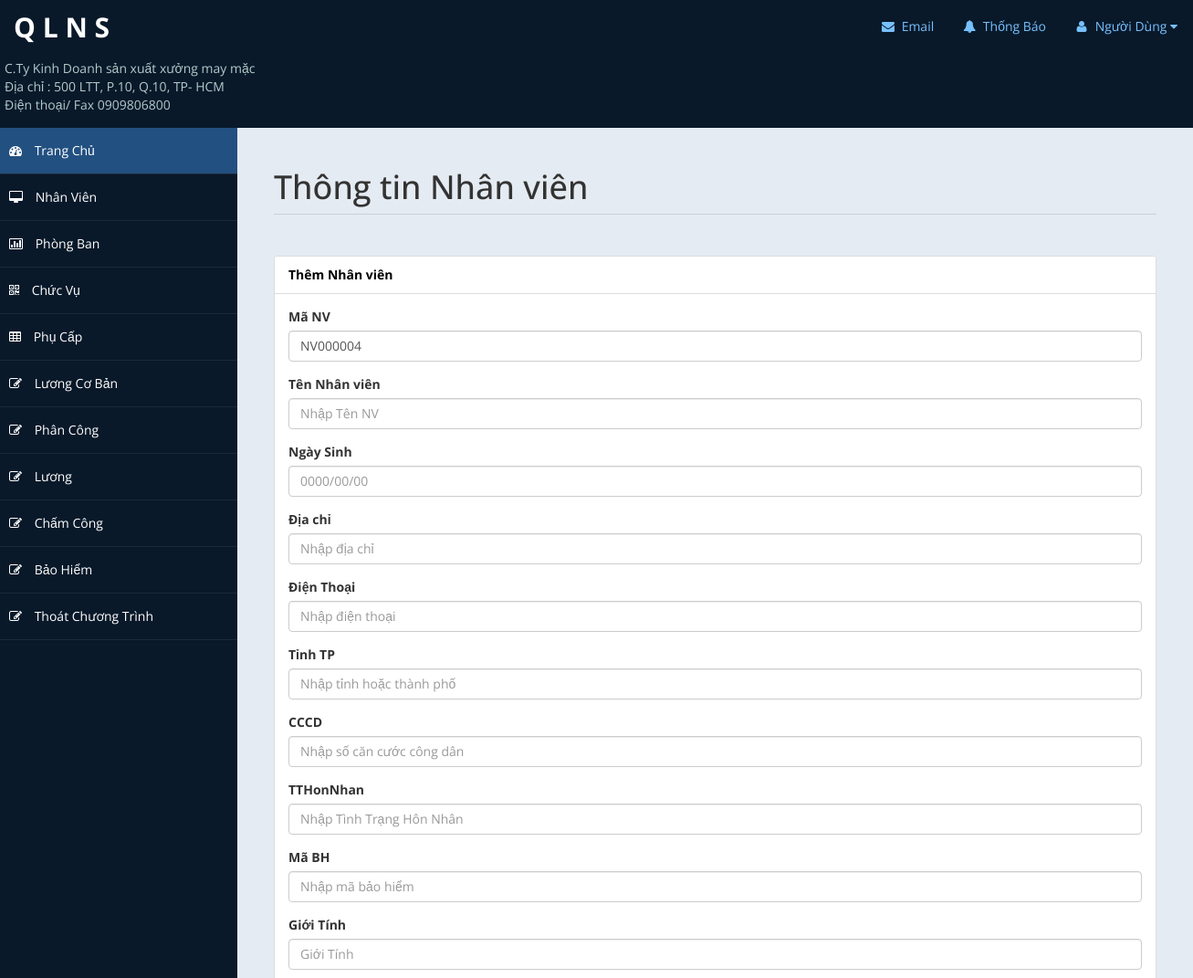
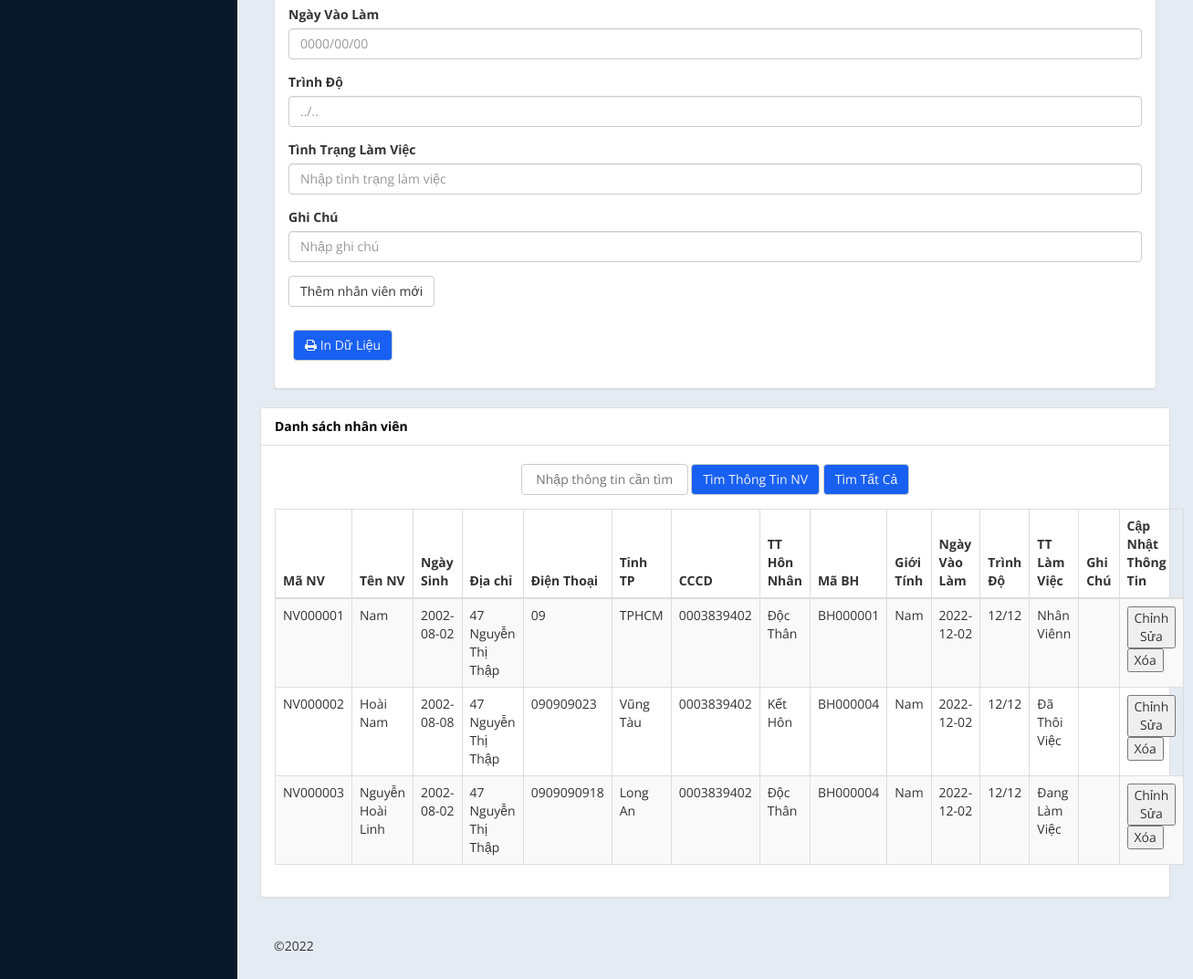
Screenshot of /admin/dsnhanvien.php with the database file from the repository (2 pictures, top to bottom).
### tables this page shows
CREATE TABLE `nhanvien` (
  `MaNV` char(20) NOT NULL,
  `TenNV` varchar(30) DEFAULT NULL,
  `NgaySinh` date NOT NULL,
  `DiaChi` varchar(50) NOT NULL,
  `TinhTP` varchar(50) NOT NULL,
  `DienThoai` char(10) NOT NULL,
  `Fax` varchar(50) NOT NULL,
  `CCCD` char(50) NOT NULL,
  `TTHonNhan` varchar(50) NOT NULL,
  `MaBH` varchar(20) NOT NULL,
  `GioiTinh` char(3) NOT NULL,
  `NgayVaoLam` date NOT NULL,
  `TrinhDo` varchar(50) NOT NULL,
  `TinhTrangLamViec` varchar(50) NOT NULL,
  `GhiChu` varchar(50) NOT NULL,
  `d_date_created` date NOT NULL,
  `d_time_created` date NOT NULL
);

### admin/includes/datanhanvien.php (called while the page is built, shortened)
<?php
class nhanvieno{
	private $conn;
	public function __construct($db){
		$this->conn = $db;
	}
	public function readMaNV()
	{
		$sql = " Select MaNV FROM nhanvien ORDER BY MaNV desc limit 1";
		$stmt = $this->conn->prepare($sql);
		$stmt->execute();
		$row = $stmt->fetch(PDO::FETCH_ASSOC);
		if($row){
			$lastMaNV  = $row['MaNV'];
		}
		else
		{
		 	$lastMaNV ='';
		}
		if($lastMaNV =="")
		{
			$manvid="NV000001";
		}
		else
		{
			$manvid=substr($lastMaNV,2);
			$manvid=intval($manvid);
			$manvid="NV". str_pad($manvid +1,6,"0",STR_PAD_LEFT);
		}
		return $manvid;
	}
}
?>

### admin/dsnhanvien.php (the view, shortened to what this page needs)
<?php
include "includes/datanhanvien.php";
$database = new database();
$db = $database->connect();
$nhanvieno = new nhanvieno($db);
?>
<!DOCTYPE html>
<html xmlns="http://www.w3.org/1999/xhtml">
<head>
    <link href="assets/css/bootstrap.css" rel="stylesheet" />
    <link href="assets/css/font-awesome.css" rel="stylesheet" />
    <link href="assets/js/morris/morris-0.4.3.min.css" rel="stylesheet" />
    <link href="assets/css/custom-styles.css" rel="stylesheet" />
</head>
<body>
    <div id="wrapper">
        <?php
            include "header.php";
        ?>
        <?php
            include "sidebar.php";
        ?>
        <div id="page-wrapper">
            <div id="page-inner">
                <div class="row">
                    <div class="col-md-12">
                        <h1 class="page-header">
                            Thông tin Nhân viên
                        </h1>
                    </div>
                </div>
                <div class="row">
                    <div class="col-lg-12">
                        <div class="panel panel-default">
                            <div class="panel-heading">
                          Thêm Nhân viên
                            </div>
                            <div class="panel-body">
                            <div class="row">
                                <div class="col-lg-12">
                                    <form role="form" method="POST" action="">
                                        <div class="form-group">
                                            <label>Mã NV</label>
                                            <input name="MaNV" class="form-control" value="<?php echo $nhanvieno->readMaNV()?>">
                                        </div>
                                        <div class="form-group">
                                            <label>Tên Nhân viên</label>
                                            <input name="TenNV" class="form-control" placeholder="Nhập Tên NV">
                                        </div>
                                        <div class="form-group">
                                            <label>Ngày Sinh</label>
                                            <input name="NgaySinh" class="form-control" placeholder="0000/00/00">
                                        </div>
                                        <div class="form-group">
                                            <label>Địa chỉ</label>
                                            <input name="DiaChi" class="form-control" placeholder="Nhập địa chỉ">
                                        </div>
										<div class="form-group">
                                            <label>Điện Thoại</label>
                                            <input name="DienThoai" class="form-control" placeholder="Nhập điện thoại">
                                        </div>
                                        <div class="form-group">
                                            <label>Tỉnh TP</label>
                                            <input name="TinhTP" class="form-control" placeholder="Nhập tỉnh hoặc thành phố">
                                        </div>
                                        <div class="form-group">
                                            <label>CCCD</label>
                                            <input name="CCCD" class="form-control" placeholder="Nhập số căn cước công dân">
                                        </div>
                                        <div class="form-group">
                                            <label>TTHonNhan</label>
                                            <input name="TTHonNhan" class="form-control" placeholder="Nhập Tình Trạng Hôn Nhân">
                                        </div>
                                        <div class="form-group">
                                            <label>Mã BH</label>
                                            <input name="MaBH" class="form-control" placeholder="Nhập mã bảo hiểm">
                                        </div>
                                        <div class="form-group">
                                            <label>Giới Tính</label>
                                            <input name="GioiTinh" class="form-control" placeholder="Giới Tính">
                                        </div>
                                        <div class="form-group">
                                            <label>Ngày Vào Làm</label>
                                            <input name="NgayVaoLam" class="form-control" placeholder="0000/00/00">
                                        </div>
                                        <div class="form-group">
                                            <label>Trình Độ</label>
                                            <input name="TrinhDo" class="form-control" placeholder="../..">
                                        </div>
                                        <div class="form-group">
                                            <label>Tình Trạng Làm Việc</label>
                                            <input name="TinhTrangLamViec" class="form-control" placeholder="Nhập tình trạng làm việc">
                                        </div>
                                        <div class="form-group">
                                            <label>Ghi Chú</label>
                                            <input name="GhiChu" class="form-control" placeholder="Nhập ghi chú">
                                        </div>
                                        <button type="submit" class="btn btn-default">Thêm nhân viên mới</button>
                                        <br></br>
                                        <div class="color">
                                        <button style="background-color:#1860F1;color:#F2F3F5" type="submit" class="btn btn-default" href="" onclick="window.print();return false;"><i class="fa fa-print"></i> In Dữ Liệu</button>
                                        </div>
                                    </form>
                                </div>
                            </div>
                            </div>
                        </div>
                    </div>
                </div>
                <div class="row">
                    <div class="col-lg-15">
                        <div class="panel panel-default">
                            <div class="panel-heading">
                                Danh sách nhân viên
                            </div>
                            <?php
$conn = mysqli_connect("localhost","root","","quanlynhansu");
if(isset($_POST["form_name"])&& !empty ($_POST["form_name"]))
{
    $key = $_POST["form_name"];
    $sql = "SELECT * FROM nhanvien WHERE MaNV LIKE '%$key%' OR TenNV LIKE '%$key%' OR NgaySinh LIKE '%$key%' OR DiaChi LIKE '%$key%' OR  TinhTP LIKE '%$key%'
     OR DienThoai LIKE '%$key%' OR CCCD LIKE '%$key%' OR TTHonNhan LIKE '%$key%' OR  MaBH LIKE '%$key%' OR GioiTinh LIKE '%$key%' OR NgayVaoLam LIKE '%$key%' OR TrinhDo LIKE '%$key%'
     OR  TinhTrangLamViec LIKE '%$key%'";
}
else
{
    $sql = "SELECT * FROM nhanvien";
}
$result = mysqli_query($conn, $sql);
?>
<br>
<table class="search-form" align="center" cellpadding="5">
    <tr>
        <td>
            <form action="dsnhanvien.php" method = "POST">
                <input type="text" placeholder="Nhập thông tin cần tìm" class="btn btn-default" name = "form_name" value = "<?php if(isset($_POST["form_name"])){$_POST["form_name"];}?>">
                <input style="background-color:#1860F1;color:#F2F3F5" type="submit" class="btn btn-default" value="Tìm Thông Tin NV">
                <input style="background-color:#1860F1;color:#F2F3F5" type="submit" class="btn btn-default" value="Tìm Tất Cả">
</form>
        </td>
</tr>
</table>
                            <div class="panel-body">
                                <div class="table-responsive">
                                    <table class="table table-striped table-bordered table-hover">
                                        <thead>
                                            <tr>
                                                <th>Mã NV</th>
                                                <th>Tên NV</th>
                                                <th>Ngày Sinh</th>
                                                <th>Địa chỉ</th>
												<th>Điện Thoại</th>
                                                <th>Tỉnh TP</th>
                                                <th>CCCD</th>
                                                <th>TT Hôn Nhân</th>
                                                <th>Mã BH </th>
												<th>Giới Tính</th>
                                                <th>Ngày Vào Làm</th>
                                                <th>Trình Độ</th>
                                                <th>TT Làm Việc</th>
                                                <th>Ghi Chú </th>
                                                <th>Cập Nhật Thông Tin</th>
                                            </tr>
                                        </thead>
                                        <tbody>
                                        <?php
        while($row = mysqli_fetch_assoc($result))
        {
        $MaNV = $row["MaNV"];
        $TenNV = $row["TenNV"];
        $NgaySinh = $row["NgaySinh"];
        $DiaChi = $row["DiaChi"];
        $DienThoai = $row["DienThoai"];
        $TinhTP = $row["TinhTP"];
        $CCCD = $row["CCCD"];
        $TTHonNhan = $row["TTHonNhan"];
        $MaBH = $row["MaBH"];
        $GioiTinh = $row["GioiTinh"];
        $NgayVaoLam = $row["NgayVaoLam"];
        $TrinhDo = $row["TrinhDo"];
        $TinhTrangLamViec = $row["TinhTrangLamViec"];
         $GhiChu = $row["GhiChu"];
        ?>
    <tr>
    <td><?php echo $MaNV ?></td>
    <td><?php echo $TenNV ?></td>
    <td><?php echo $NgaySinh ?></td>
    <td><?php echo $DiaChi?></td>
    <td><?php echo $DienThoai ?></td>
    <td><?php echo $TinhTP ?></td>
    <td><?php echo $CCCD ?></td>
    <td><?php echo $TTHonNhan ?></td>
    <td><?php echo $MaBH ?></td>
    <td><?php echo $GioiTinh ?></td>
    <td><?php echo $NgayVaoLam ?></td>
    <td><?php echo $TrinhDo ?></td>
    <td><?php echo $TinhTrangLamViec ?></td>
    <td><?php echo $GhiChu ?></td>
    <td>
                                                <button data-toggle="modal" data-toggle="modal" data-target="#edit_employee<?php echo $MaNV ?>">Chỉnh Sửa
												</button>
                                                <button data-toggle="modal" data-toggle="modal" data-target="#delete_employee<?php echo $MaNV ?>">Xóa</button>
												</td>
    </tr>
                                            <?php
                                                }
                                            ?>
                                        </tbody>
                                    </table>
                                </div>
                            </div>
                        </div>
                    </div>
                </div>
				<footer><p>&copy;2022</p></footer>
            </div>
        </div>
    </div>
</body>
</html>

### admin/assets/css/custom-styles.css (style rules this page uses)
body { font-family: 'Open Sans', sans-serif; }
#wrapper { width: 100%; background:#09192A; }
#page-wrapper { padding: 15px 15px; min-height: 600px; background:#E5EBF2; }
#page-inner { width:100%; margin:10px 20px 10px 0px; background-color:transparent; padding:10px; min-height:1200px; }
h1, .h1, h2, .h2, h3, .h3 { margin-top: 7px; margin-bottom: -5px; }
p { font-size:16px; line-height:25px; padding-top:20px; }
.page-header { padding-bottom: 9px; margin: 10px 0 45px; border-bottom: 1px solid #C7D1DD; }
.panel-default > .panel-heading { color: #000; background-color: #FFFFFF; border-color: #ddd; font-weight:bold; }
footer p { font-size: 14px; }
@media (min-width:768px) { #page-wrapper { margin: 0 0 0 260px; padding: 15px 30px; min-height: 1200px; } }

### admin/header.php (style rules this page uses)
.color { color: #b3cbcb; padding: 5px; padding-bottom:15px; }

### rows the page displays
nhanvien: MaNV "NV000004", MaNV "NV000003", TenNV "Nguyễn Hoài Linh", NgaySinh "2002-08-02", DiaChi "47 Nguyễn Thị Thập", DienThoai "0909090918", TinhTP "Long An", CCCD "0003839402", TTHonNhan "Độc Thân", MaBH "BH000004", GioiTinh "Nam", NgayVaoLam "2022-12-02", TrinhDo "12/12", TinhTrangLamViec "Đang Làm Việc"
nhanvien: MaNV "NV000001", TenNV "Nam", NgaySinh "2002-08-02", DiaChi "47 Nguyễn Thị Thập", DienThoai "09", TinhTP "TPHCM", CCCD "0003839402", TTHonNhan "Độc Thân", MaBH "BH000001", GioiTinh "Nam", NgayVaoLam "2022-12-02", TrinhDo "12/12", TinhTrangLamViec "Nhân Viênn"
nhanvien: MaNV "NV000002", TenNV "Hoài Nam", NgaySinh "2002-08-08", DiaChi "47 Nguyễn Thị Thập", DienThoai "090909023", TinhTP "Vũng Tàu", CCCD "0003839402", TTHonNhan "Kết Hôn", MaBH "BH000004", GioiTinh "Nam", NgayVaoLam "2022-12-02", TrinhDo "12/12", TinhTrangLamViec "Đã Thôi Việc"
